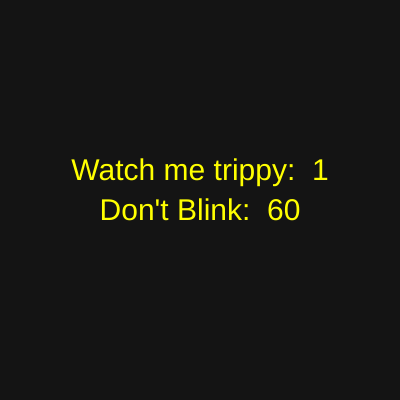
Frame 1 (no input)
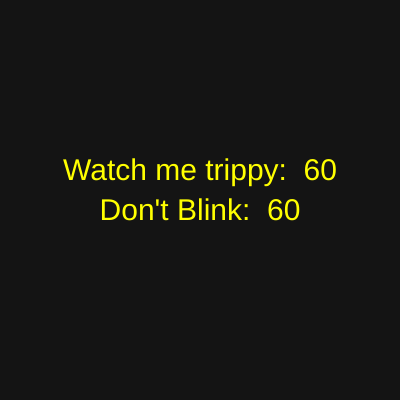
Frame 60 (no input)
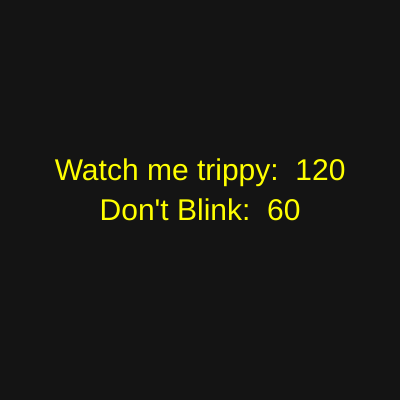
Frame 120 (the mouse pressed at the canvas centre since frame 60)

The p5.js sketch that drew these frames (run headless with seeded random() and noise() and a simulated clock; from frame 60 on, the mouse is pressed at the canvas centre):

// p5.js sketch
// ── sketch.js
//https://github.com/stavrosdidakis/DAT-GAD-405_2017
//https://p5js.org

//DAT405 / GAD405
//01_ProjectSetup
//In this example we see how to create a canvas, set and display
//the frame rate of the rendering system, and use text to
//display the frame count and rate on screen

//Initialization function
function setup() {
  //Set the size of rendering window - pixels
  createCanvas(400, 400);

  //Set up the frame rate (frames per second)
  //Default is 60 fps
  frameRate(60);

  //Preferences for the text (size, and alignment)
  textSize(30);
  textAlign(CENTER);

  fill(255, 255, 0);
  rect(width/2, height/2, 50, 50);
}

//Rendering function
function draw() {
  //Erase all canvas. Set the color to dark grey
  background(20);

  //Set the color of the text
  fill(255,255,0);
  //Set the text message as the frame count
  //Position text in the middle of the screen
  text("Watch me trippy:  " + frameCount, width/2, height/2-20);
  //Set the text message as the frame rate (round it to an integer)
  //Position text in the middle of the screen
  text("Don't Blink:  " + Math.round(frameRate()), width/2, height/2+20);

  //noLoop();
}
